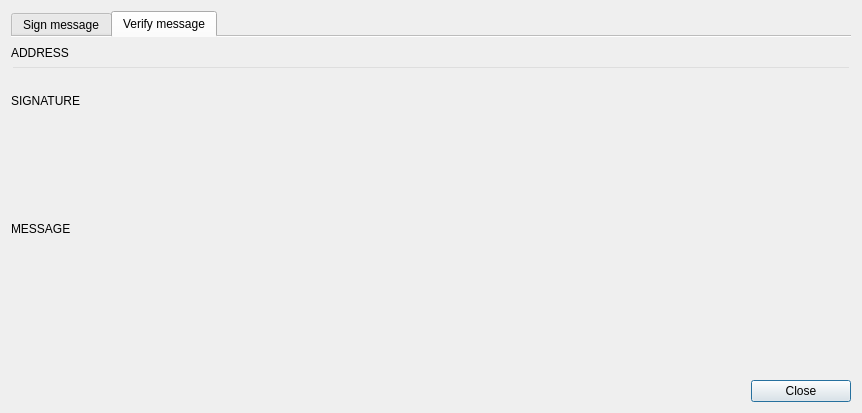
<?xml version="1.0" encoding="UTF-8"?>
<ui version="4.0">
 <class>SignMessageDialog</class>
 <widget class="QDialog" name="SignMessageDialog">
  <property name="geometry">
   <rect>
    <x>0</x>
    <y>0</y>
    <width>862</width>
    <height>413</height>
   </rect>
  </property>
  <property name="minimumSize">
   <size>
    <width>600</width>
    <height>150</height>
   </size>
  </property>
  <property name="maximumSize">
   <size>
    <width>16777215</width>
    <height>16777215</height>
   </size>
  </property>
  <property name="windowTitle">
   <string>Sign or verify message</string>
  </property>
  <property name="windowIcon">
   <iconset>
    <normaloff>:/images/cryptonote</normaloff>:/images/cryptonote</iconset>
  </property>
  <layout class="QGridLayout" name="gridLayout">
   <item row="1" column="0">
    <layout class="QHBoxLayout" name="horizontalLayout">
     <item>
      <spacer name="horizontalSpacer">
       <property name="orientation">
        <enum>Qt::Horizontal</enum>
       </property>
       <property name="sizeHint" stdset="0">
        <size>
         <width>40</width>
         <height>20</height>
        </size>
       </property>
      </spacer>
     </item>
     <item>
      <widget class="WalletGui::WalletNormalBlueButton" name="ClosePushButton">
       <property name="sizePolicy">
        <sizepolicy hsizetype="Preferred" vsizetype="Fixed">
         <horstretch>0</horstretch>
         <verstretch>0</verstretch>
        </sizepolicy>
       </property>
       <property name="minimumSize">
        <size>
         <width>100</width>
         <height>0</height>
        </size>
       </property>
       <property name="text">
        <string>Close</string>
       </property>
      </widget>
     </item>
    </layout>
   </item>
   <item row="0" column="0">
    <widget class="QTabWidget" name="m_tabWidget">
     <property name="autoFillBackground">
      <bool>true</bool>
     </property>
     <property name="styleSheet">
      <string notr="true"/>
     </property>
     <property name="currentIndex">
      <number>1</number>
     </property>
     <property name="documentMode">
      <bool>true</bool>
     </property>
     <widget class="QWidget" name="m_signTab">
      <property name="autoFillBackground">
       <bool>false</bool>
      </property>
      <property name="styleSheet">
       <string notr="true">background-color: transparent;</string>
      </property>
      <attribute name="title">
       <string>Sign message</string>
      </attribute>
      <layout class="QVBoxLayout" name="verticalLayout_2">
       <property name="spacing">
        <number>6</number>
       </property>
       <property name="leftMargin">
        <number>0</number>
       </property>
       <property name="topMargin">
        <number>9</number>
       </property>
       <property name="rightMargin">
        <number>0</number>
       </property>
       <property name="bottomMargin">
        <number>0</number>
       </property>
       <item>
        <layout class="QVBoxLayout" name="verticalLayout">
         <item>
          <widget class="QLabel" name="label_2">
           <property name="text">
            <string>MESSAGE</string>
           </property>
          </widget>
         </item>
         <item>
          <widget class="QTextEdit" name="m_messageEdit">
           <property name="sizePolicy">
            <sizepolicy hsizetype="Expanding" vsizetype="MinimumExpanding">
             <horstretch>0</horstretch>
             <verstretch>0</verstretch>
            </sizepolicy>
           </property>
           <property name="minimumSize">
            <size>
             <width>0</width>
             <height>100</height>
            </size>
           </property>
           <property name="baseSize">
            <size>
             <width>0</width>
             <height>0</height>
            </size>
           </property>
          </widget>
         </item>
         <item>
          <widget class="QLabel" name="label_3">
           <property name="text">
            <string>SIGNATURE</string>
           </property>
          </widget>
         </item>
         <item>
          <widget class="QTextEdit" name="m_signatureEdit">
           <property name="sizePolicy">
            <sizepolicy hsizetype="Expanding" vsizetype="Preferred">
             <horstretch>0</horstretch>
             <verstretch>0</verstretch>
            </sizepolicy>
           </property>
           <property name="minimumSize">
            <size>
             <width>0</width>
             <height>25</height>
            </size>
           </property>
           <property name="baseSize">
            <size>
             <width>0</width>
             <height>0</height>
            </size>
           </property>
           <property name="readOnly">
            <bool>true</bool>
           </property>
          </widget>
         </item>
        </layout>
       </item>
      </layout>
     </widget>
     <widget class="QWidget" name="m_verifyTab">
      <property name="autoFillBackground">
       <bool>false</bool>
      </property>
      <property name="styleSheet">
       <string notr="true">background-color: transparent;</string>
      </property>
      <attribute name="title">
       <string>Verify message</string>
      </attribute>
      <layout class="QVBoxLayout" name="verticalLayout_4">
       <property name="spacing">
        <number>6</number>
       </property>
       <property name="leftMargin">
        <number>0</number>
       </property>
       <property name="rightMargin">
        <number>0</number>
       </property>
       <property name="bottomMargin">
        <number>0</number>
       </property>
       <item>
        <layout class="QVBoxLayout" name="verticalLayout_3">
         <item>
          <widget class="QLabel" name="m_addressLabel">
           <property name="text">
            <string>ADDRESS</string>
           </property>
          </widget>
         </item>
         <item>
          <widget class="QLineEdit" name="m_addressEdit">
          </widget>
         </item>
         <item>
          <widget class="QLabel" name="m_verifySignatureLabel">
           <property name="text">
            <string>SIGNATURE</string>
           </property>
          </widget>
         </item>
         <item>
          <widget class="QTextEdit" name="m_verifySignatureEdit">
           <property name="minimumSize">
            <size>
             <width>0</width>
             <height>25</height>
            </size>
           </property>
          </widget>
         </item>
         <item>
          <widget class="QLabel" name="m_verifyMessageLabel">
           <property name="text">
            <string>MESSAGE</string>
           </property>
          </widget>
         </item>
         <item>
          <widget class="QTextEdit" name="m_verifyMessageEdit">
           <property name="minimumSize">
            <size>
             <width>0</width>
             <height>100</height>
            </size>
           </property>
          </widget>
         </item>
        </layout>
       </item>
       <item>
        <widget class="QLabel" name="m_verificationResult">
         <property name="minimumSize">
          <size>
           <width>0</width>
           <height>24</height>
          </size>
         </property>
         <property name="font">
          <font>
           <pointsize>12</pointsize>
           <bold>true</bold>
          </font>
         </property>
         <property name="text">
          <string/>
         </property>
        </widget>
       </item>
      </layout>
     </widget>
    </widget>
   </item>
  </layout>
 </widget>
 <customwidgets>
  <customwidget>
   <class>WalletGui::WalletNormalBlueButton</class>
   <extends>QPushButton</extends>
   <header>Gui/Common/WalletBlueButton.h</header>
  </customwidget>
 </customwidgets>
 <resources>
  <include location="../../resources.qrc"/>
 </resources>
 <connections>
  <connection>
   <sender>ClosePushButton</sender>
   <signal>clicked()</signal>
   <receiver>SignMessageDialog</receiver>
   <slot>accept()</slot>
   <hints>
    <hint type="sourcelabel">
     <x>622</x>
     <y>274</y>
    </hint>
    <hint type="destinationlabel">
     <x>333</x>
     <y>149</y>
    </hint>
   </hints>
  </connection>
  <connection>
   <sender>m_messageEdit</sender>
   <signal>textChanged()</signal>
   <receiver>SignMessageDialog</receiver>
   <slot>messageChanged()</slot>
   <hints>
    <hint type="sourcelabel">
     <x>312</x>
     <y>102</y>
    </hint>
    <hint type="destinationlabel">
     <x>312</x>
     <y>164</y>
    </hint>
   </hints>
  </connection>
  <connection>
   <sender>m_addressEdit</sender>
   <signal>textChanged(QString)</signal>
   <receiver>SignMessageDialog</receiver>
   <slot>verifyMessage()</slot>
   <hints>
    <hint type="sourcelabel">
     <x>311</x>
     <y>69</y>
    </hint>
    <hint type="destinationlabel">
     <x>312</x>
     <y>172</y>
    </hint>
   </hints>
  </connection>
  <connection>
   <sender>m_verifySignatureEdit</sender>
   <signal>textChanged()</signal>
   <receiver>SignMessageDialog</receiver>
   <slot>verifyMessage()</slot>
   <hints>
    <hint type="sourcelabel">
     <x>311</x>
     <y>126</y>
    </hint>
    <hint type="destinationlabel">
     <x>312</x>
     <y>172</y>
    </hint>
   </hints>
  </connection>
  <connection>
   <sender>m_verifyMessageEdit</sender>
   <signal>textChanged()</signal>
   <receiver>SignMessageDialog</receiver>
   <slot>verifyMessage()</slot>
   <hints>
    <hint type="sourcelabel">
     <x>311</x>
     <y>222</y>
    </hint>
    <hint type="destinationlabel">
     <x>312</x>
     <y>172</y>
    </hint>
   </hints>
  </connection>
  <connection>
   <sender>m_tabWidget</sender>
   <signal>currentChanged(int)</signal>
   <receiver>SignMessageDialog</receiver>
   <slot>changeTitle(int)</slot>
   <hints>
    <hint type="sourcelabel">
     <x>430</x>
     <y>190</y>
    </hint>
    <hint type="destinationlabel">
     <x>430</x>
     <y>206</y>
    </hint>
   </hints>
  </connection>
 </connections>
</ui>
